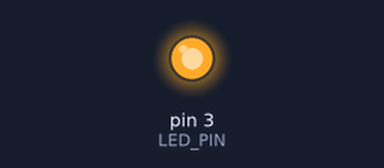
This sketch was run on a simulated Arduino Uno, built with avr-gcc and run on an emulated ATmega328P. Parts: output pins drawn as LEDs (lit = HIGH). What the sketch prints to the serial monitor is not drawn.

Above: at 0.1 s.
Timing chart, 0 to 1.6 s (numbered marks = the images above):
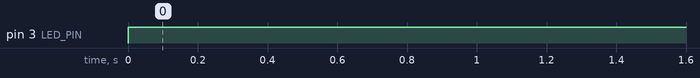

Measured:
- by itself, pin 3 (LED_PIN): LOW → HIGH at 0.00 s

The sketch:

obstacleSensor.ino
```cpp
// (licence header left out)
const int OBSTACLE_SENSOR_PIN = 0;
const int LED_PIN = 3;

const int CLOSED = 0;
const int OPEN = 90;

int  avoid;

void setup() {
   Serial.begin(9600);

   pinMode(OBSTACLE_SENSOR_PIN, INPUT);
   pinMode(LED_PIN, OUTPUT);
}

void loop() {
   avoid = digitalRead(OBSTACLE_SENSOR_PIN);

   Serial.print("Avoid Sensor - ");
   Serial.println(avoid);

   if (avoid == HIGH){
      digitalWrite(LED_PIN, LOW);
   }
   else {
      digitalWrite(LED_PIN, HIGH);
   }
}
```
